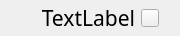
<?xml version="1.0" encoding="UTF-8"?>
<ui version="4.0">
 <class>TabWidget</class>
 <widget class="QWidget" name="TabWidget">
  <property name="geometry">
   <rect>
    <x>0</x>
    <y>0</y>
    <width>180</width>
    <height>36</height>
   </rect>
  </property>
  <property name="minimumSize">
   <size>
    <width>180</width>
    <height>36</height>
   </size>
  </property>
  <property name="maximumSize">
   <size>
    <width>180</width>
    <height>36</height>
   </size>
  </property>
  <property name="windowTitle">
   <string>Form</string>
  </property>
  <layout class="QHBoxLayout" name="horizontalLayout" stretch="0,1,0,0">
   <property name="spacing">
    <number>6</number>
   </property>
   <property name="leftMargin">
    <number>0</number>
   </property>
   <property name="topMargin">
    <number>0</number>
   </property>
   <property name="rightMargin">
    <number>0</number>
   </property>
   <property name="bottomMargin">
    <number>0</number>
   </property>
   <item>
    <spacer name="horizontalSpacer">
     <property name="orientation">
      <enum>Qt::Horizontal</enum>
     </property>
     <property name="sizeHint" stdset="0">
      <size>
       <width>20</width>
       <height>20</height>
      </size>
     </property>
    </spacer>
   </item>
   <item>
    <widget class="QLabel" name="label">
     <property name="font">
      <font>
       <family>Microsoft YaHei</family>
       <pointsize>16</pointsize>
      </font>
     </property>
     <property name="text">
      <string>TextLabel</string>
     </property>
     <property name="alignment">
      <set>Qt::AlignRight|Qt::AlignTrailing|Qt::AlignVCenter</set>
     </property>
    </widget>
   </item>
   <item>
    <widget class="QPushButton" name="close">
     <property name="minimumSize">
      <size>
       <width>18</width>
       <height>18</height>
      </size>
     </property>
     <property name="maximumSize">
      <size>
       <width>18</width>
       <height>18</height>
      </size>
     </property>
    </widget>
   </item>
   <item>
    <spacer name="horizontalSpacer_2">
     <property name="orientation">
      <enum>Qt::Horizontal</enum>
     </property>
     <property name="sizeHint" stdset="0">
      <size>
       <width>21</width>
       <height>20</height>
      </size>
     </property>
    </spacer>
   </item>
  </layout>
 </widget>
 <resources/>
 <connections/>
</ui>
